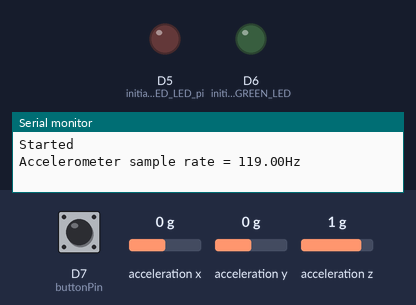
The sketch below on a simulated Arduino Nano 33 IoT. Parts: output pins drawn as LEDs (lit = HIGH), the last lines printed to the serial monitor. The inputs (shaded band) are chosen by the test bench; at power-on: acceleration x 0 g, D7 (buttonPin) HIGH, acceleration y 0 g, acceleration z 1 g.

Above: at 1.8 s.
1.9 s: acceleration x set to -1 g
3.4 s: acceleration x set to -1.3 g
At 4.8 s:
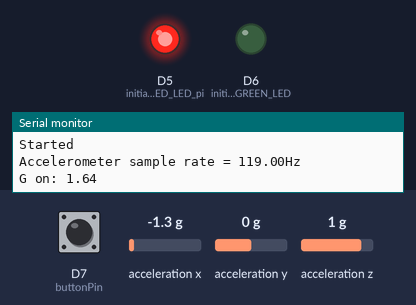
5.5 s: D7 (buttonPin) pulled LOW for 1.2 s
At 6.4 s:
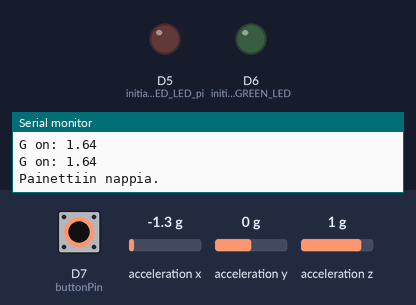
8.2 s: D7 (buttonPin) pulled LOW for 3.2 s
At 12.4 s:
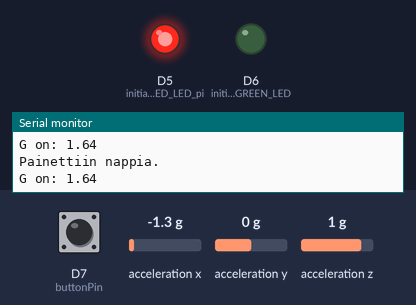
Timing chart, 0 to 13.9 s (numbered marks = the images above; inputs shaded):
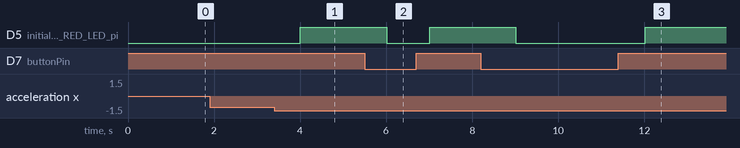

Measured:
- the behaviour switches between -1.1 and -1.2 g on acceleration x (found by bisection; images 0 and 1)
- after the input at 1.9 s, every drawn part: stays the same
- after the input at 3.4 s, D5 (initialize_the_RED_LED_pi): LOW → HIGH after 0.61 s
- after the input at 5.5 s, D5 (initialize_the_RED_LED_pi): HIGH → LOW after 0.51 s, → HIGH 1.0 s later
- after the input at 8.2 s, D5 (initialize_the_RED_LED_pi): HIGH → LOW after 0.81 s, → HIGH 3.0 s later

The sketch:

sytytys_t_rin_st_.ino
```cpp
//Anturilevyn sisäisten ledien sytyttäminen kiihtyvyysanturilla muutoshavaitsemisessa ja sammuttaminen nappin painalluksella.
//Paina nappia tarpeeksi monta kertaa, että ledi sammuu!
#include <Arduino.h>
#include <ArduinoJson.h>
#include <SPI.h>
#include <WiFiNINA.h>
#include <Adafruit_BME280.h>
#include <Adafruit_Sensor.h>
#include <WiFiUdp.h>
#include "Adafruit_TSL2591.h"
#include <Wire.h>
#include <Arduino_LSM6DS3.h>
// constants won't change. They're used here to set pin numbers:
const int buttonPin = 7; // the number of the pushbutton pin
/*const int ledPinR = 5; // the number of the RED LED pin
const int ledPinG = 6; // the number of the GREEN LED pin*/
// variables will change:
bool ledStateR = HIGH;
bool ledStateG = LOW;
int counter = 0;
long int alku, loppu, aika; // 32-bittiset aikamuuttujat.

void mittaa();
void paina();

void setup() {
 /* pinMode(ledPinR, OUTPUT); // initialize the LED pin as an output
  pinMode(ledPinG, OUTPUT); // initialize the LED pin as an output
  pinMode(buttonPin, INPUT); // initialize the pushbutton pin as an input*/
  pinMode(5, OUTPUT); // initialize the RED LED pin as an output
  pinMode(6, OUTPUT); // initialize the GREEN LED pin as an output
  pinMode(buttonPin, INPUT); // initialize the pushbutton pin as an input
  Serial.begin(9600);
  while (!Serial);
  Serial.println("Started");

  if (!IMU.begin()) {
    Serial.println("Failed to initialize IMU!");
    while (1);
  }

  Serial.print("Accelerometer sample rate = ");
  Serial.print(IMU.accelerationSampleRate());
  Serial.println("Hz");
}

void loop() {
  mittaa();
}

void mittaa(){// Aliohjelma liikkeen mittaamiseen ja ledeille.
  float x, y, z, g;
  if (IMU.accelerationAvailable()) {
    IMU.readAcceleration(x, y, z);
    g = sqrt(x*x+y*y+z*z);
    //paina();
  }

  if(g>1.5){
    digitalWrite(5, HIGH); //Ledin sytytys, kun arvo on ylittynyt.
    Serial.print("G on: ");
    Serial.println(g);
  } else{
    //Serial.println(0);
  }

  paina();
  delay(1000);

}

void paina(){
  if(digitalRead(buttonPin)== LOW){ //Jos luetun painonapin tila on LOW (arvo on 0). Se menee nollille painonappia painettaessa.
    //alku = micros();  //Alku-aikamuuttujaan luetaan kellomuuttujan tieto micros. Eli kuinka monta sekuntia on kulunut virran päällepanosta.
   // counter++; // kasvatetaan counter muuttujan arvoa yhdellä
    //ledStateR =! ledStateR; // ledStateR muuttujan tila vaihdetaan päinvastaiseksi. Sammutetaan, jos palaa ja sytytetään, jos on sammuksissa.
    //digitalWrite(5, ledStateR); // ledPinR muuttujan arvoksi kirjoitetaan ledStateR muuttujan arvo
    digitalWrite(5, LOW);
    //delay(1000); // odotetaan 200 ms ja tehdään vihreälle ledille samat jutut
    //ledStateG =! ledStateG; // ledStateG muuttujan tila vaihdetaan päinvastaiseksi. Sammutetaan, jos palaa ja sytytetään, jos on sammuksissa.
    //digitalWrite(6, ledStateG);
    //Serial.print("Laskuri: "); // tulostetaan monitoriin vakioteksti
    //Serial.print(counter); // tulostetaan monitoriin muuttujan counter arvo
    //delay(200);
    //loppu = micros();
    Serial.println("Painettiin nappia.");
  }
}
```
